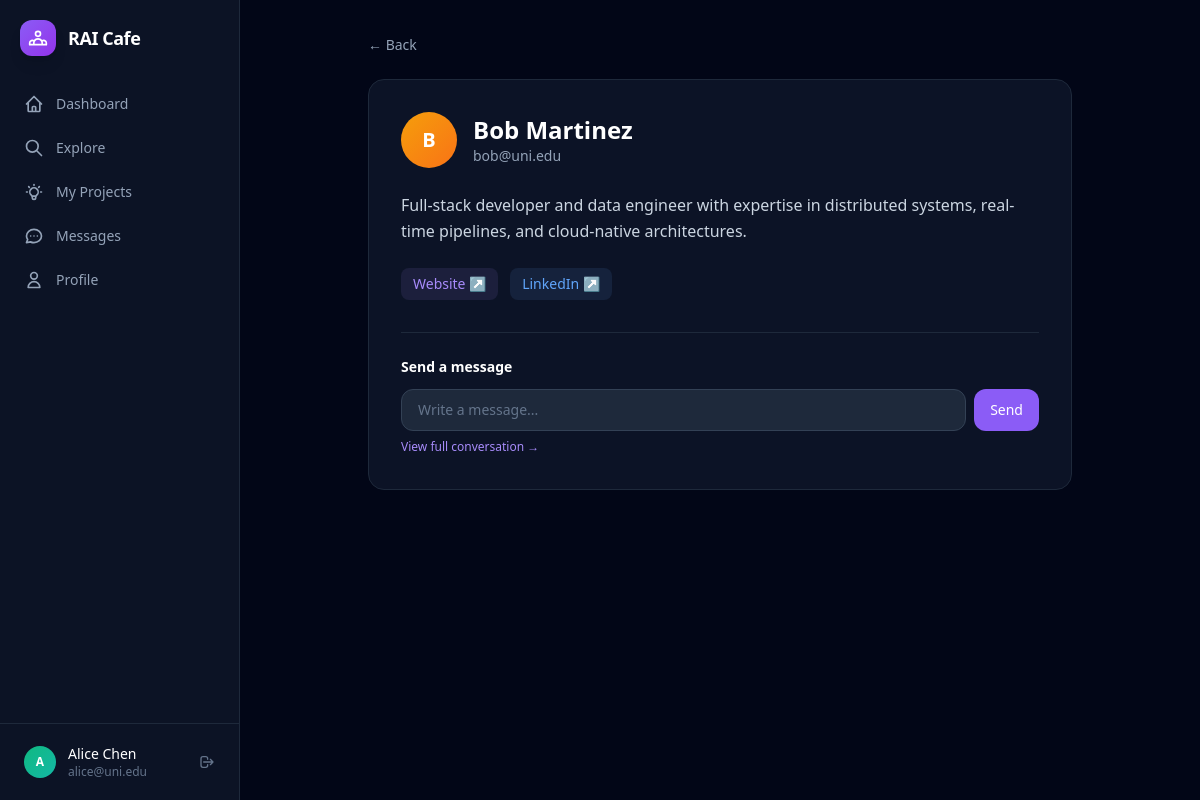
Page /user/3 (signed in) on the committed database.
### models.py (models this page shows, shortened)
class User(UserMixin, db.Model):
    id = db.Column(db.Integer, primary_key=True)
    email = db.Column(db.String(120), unique=True, nullable=False)
    password_hash = db.Column(db.String(256), nullable=False)
    name = db.Column(db.String(100), nullable=False)
    bio = db.Column(db.Text, default="")
    website = db.Column(db.String(300), default="")
    linkedin = db.Column(db.String(300), default="")
    scholar = db.Column(db.String(300), default="")
    expertise_keywords = db.Column(db.String(500), default="")
    research_interests = db.Column(db.String(500), default="")
    role = db.Column(db.String(20), default="user")
    status = db.Column(db.String(20), default="pending")
    created_at = db.Column(db.DateTime, default=lambda: datetime.now(timezone.utc))
    projects = db.relationship("Project", backref="owner", lazy=True)
    bids = db.relationship("Bid", backref="bidder", lazy=True)
    @property
    def expertise_list(self):
        return [k.strip() for k in (self.expertise_keywords or "").split(",") if k.strip()]
    @property
    def research_interests_list(self):
        return [k.strip() for k in (self.research_interests or "").split(",") if k.strip()]
    @property
    def initials(self):
        return self.name[0].upper() if self.name else "?"
    @property
    def avatar_color(self):
        colors = [
            "from-violet-500 to-purple-600",
            "from-blue-500 to-cyan-500",
            "from-emerald-500 to-teal-500",
            "from-amber-500 to-orange-500",
            "from-rose-500 to-pink-500",
            "from-indigo-500 to-blue-500",
        ]
        return colors[sum(ord(c) for c in str(self.id)) % len(colors)]

### app.py (the view)
@app.route("/user/<int:user_id>")
@login_required
def view_user(user_id):
    user = db.session.get(User, user_id)
    if not user or user.status != "approved":
        abort(404)
    return render_template("view_user.html", user=user)

### app.py (called while the page is built)
@login_manager.user_loader
def load_user(user_id):
    return db.session.get(User, int(user_id))

@app.context_processor
def inject_globals():
    unread = 0
    pending_count = 0
    if current_user.is_authenticated:
        unread = Message.query.filter_by(to_id=current_user.id, read=False).count()
        if current_user.role == "admin":
            pending_count = User.query.filter_by(status="pending").count()
    return dict(unread_count=unread, pending_user_count=pending_count)

### templates/view_user.html (shortened to what this page needs)
{% extends "base.html" %}
{% block content %}
<div class="max-w-3xl mx-auto p-8">
  <a href="{{ url_for('explore_people') }}" class="text-slate-400 hover:text-white text-sm mb-6 inline-block">&larr; Back</a>
  <div class="bg-slate-900/80 border border-slate-800 rounded-2xl p-8">
    <div class="flex items-center gap-4 mb-6">
      <div class="w-14 h-14 rounded-full bg-gradient-to-br {{ user.avatar_color }} flex items-center justify-center text-white text-xl font-bold">{{ user.initials }}</div>
      <div><h1 class="text-2xl font-bold">{{ user.name }}</h1><p class="text-slate-400 text-sm">{{ user.email }}</p></div>
    </div>
    <p class="text-slate-300 leading-relaxed mb-6">{{ user.bio }}</p>
    <div class="flex flex-wrap gap-3 mb-8">
      {% if user.website %}<a href="{{ user.website }}" target="_blank" class="text-sm text-violet-400 bg-violet-400/10 px-3 py-1.5 rounded-lg hover:bg-violet-400/20 transition">Website &nearr;</a>{% endif %}
      {% if user.linkedin %}<a href="{{ user.linkedin }}" target="_blank" class="text-sm text-blue-400 bg-blue-400/10 px-3 py-1.5 rounded-lg hover:bg-blue-400/20 transition">LinkedIn &nearr;</a>{% endif %}
    </div>
    {% if user.id != current_user.id %}
    <div class="border-t border-slate-800 pt-6">
      <h3 class="text-sm font-semibold mb-3">Send a message</h3>
      <form method="POST" action="{{ url_for('send_quick_message', peer_id=user.id) }}" class="flex gap-2">
        <input name="text" required placeholder="Write a message..." class="flex-1 bg-slate-800 border border-slate-700 rounded-xl px-4 py-2.5 text-white text-sm placeholder-slate-500 focus:outline-none focus:ring-2 focus:ring-violet-500/50 transition">
        <button type="submit" class="bg-violet-500 hover:bg-violet-600 text-white px-4 rounded-xl transition text-sm">Send</button>
      </form>
      <a href="{{ url_for('thread', peer_id=user.id) }}" class="text-violet-400 text-xs mt-2 inline-block hover:underline">View full conversation &rarr;</a>
    </div>
    {% endif %}
  </div>
</div>
{% endblock %}

### templates/base.html (shortened to what this page needs)
<!DOCTYPE html>
<html lang="en" class="h-full">
<head>
  <script src="https://cdn.tailwindcss.com"></script>
</head>
<body class="h-full bg-slate-950 text-white">
{% if current_user.is_authenticated %}
<div class="flex h-full min-h-screen">
  <aside class="w-60 bg-slate-900/80 border-r border-slate-800 flex flex-col shrink-0 fixed h-full z-10">
    <a href="{{ url_for('dashboard') }}" class="p-5 flex items-center gap-3">
      <div class="w-9 h-9 rounded-xl bg-gradient-to-br from-violet-500 to-purple-600 flex items-center justify-center shadow-lg">
      </div>
      <span class="text-lg font-bold tracking-tight">RAI Cafe</span>
    </a>
    <nav class="flex-1 px-3 space-y-1 mt-2">
      {% for ep, label, d in nav %}
      <a href="{{ url_for(ep) }}" class="flex items-center gap-3 px-3 py-2.5 rounded-xl text-sm font-medium transition {% if request.endpoint == ep %}bg-violet-500/15 text-violet-300{% else %}text-slate-400 hover:bg-slate-800 hover:text-slate-200{% endif %}">
        <svg class="w-5 h-5 shrink-0" fill="none" stroke="currentColor" stroke-width="2" viewBox="0 0 24 24"><path stroke-linecap="round" stroke-linejoin="round" d="{{ d }}"/></svg>
        {{ label }}
      </a>
      {% endfor %}
    </nav>
    <div class="p-3 border-t border-slate-800">
      <div class="flex items-center gap-3 px-3 py-2">
        <div class="w-8 h-8 rounded-full bg-gradient-to-br {{ current_user.avatar_color }} flex items-center justify-center text-white text-xs font-bold">{{ current_user.initials }}</div>
        <div class="flex-1 min-w-0"><p class="text-sm font-medium truncate">{{ current_user.name }}</p><p class="text-xs text-slate-500 truncate">{{ current_user.email }}</p></div>
        <a href="{{ url_for('logout') }}" class="text-slate-500 hover:text-red-400 transition" title="Sign out">
          <svg class="w-4 h-4" fill="none" stroke="currentColor" stroke-width="2" viewBox="0 0 24 24"><path stroke-linecap="round" stroke-linejoin="round" d="M17 16l4-4m0 0l-4-4m4 4H7m6 4v1a3 3 0 01-3 3H6a3 3 0 01-3-3V7a3 3 0 013-3h4a3 3 0 013 3v1"/></svg>
        </a>
      </div>
    </div>
  </aside>
  <main class="flex-1 ml-60 overflow-y-auto min-h-screen">
    {% block content %}{% endblock %}
  </main>
</div>
{% else %}
{% block public_content %}{% endblock %}
{% endif %}
</body>
</html>

### rows in the picture
User: initials "A", name "Alice Chen", email "alice@uni.edu"
User: initials "B", name "Bob Martinez", email "bob@uni.edu", bio "Full-stack developer and data engineer with expertise in distributed systems, real-time pipelines, and cloud-native architectures."

### other values in the picture
{{ label }} "Dashboard" "Explore" "My Projects" "Messages" "Profile"
